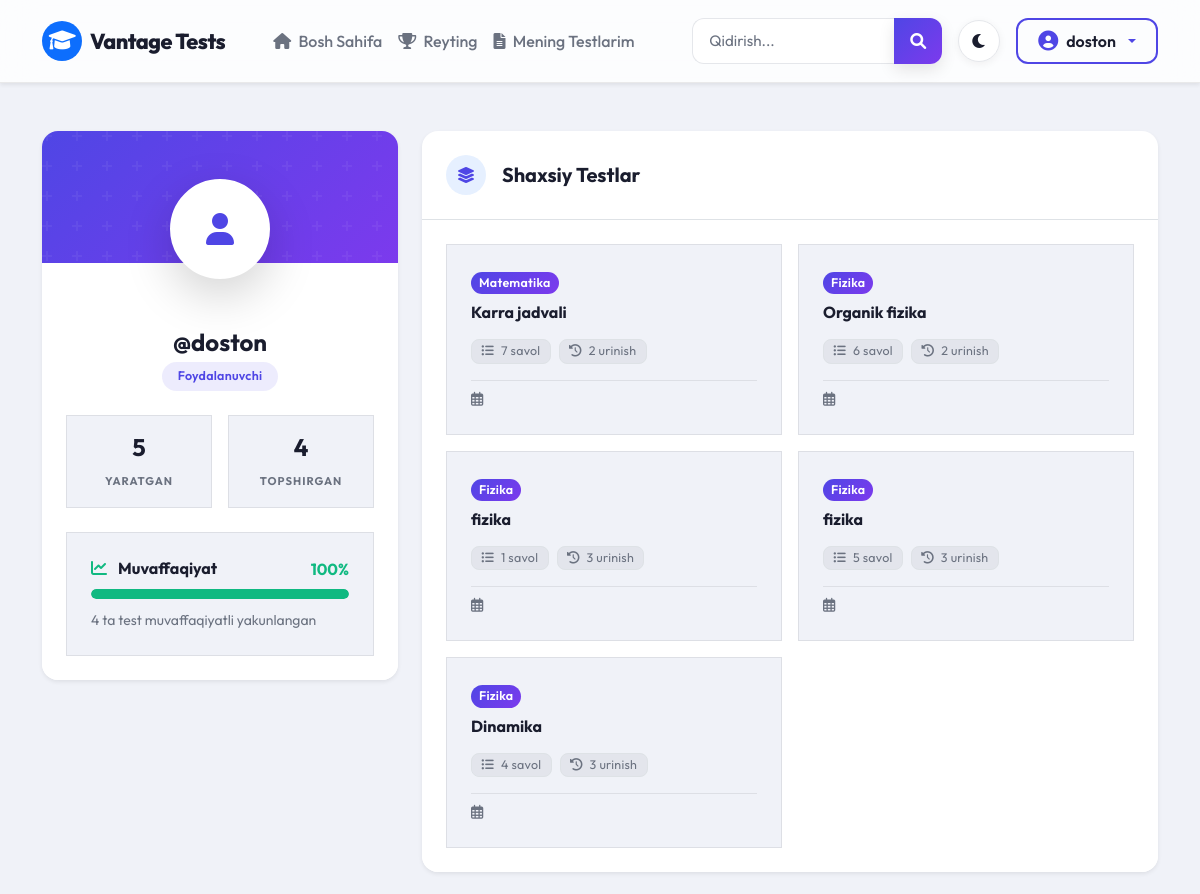
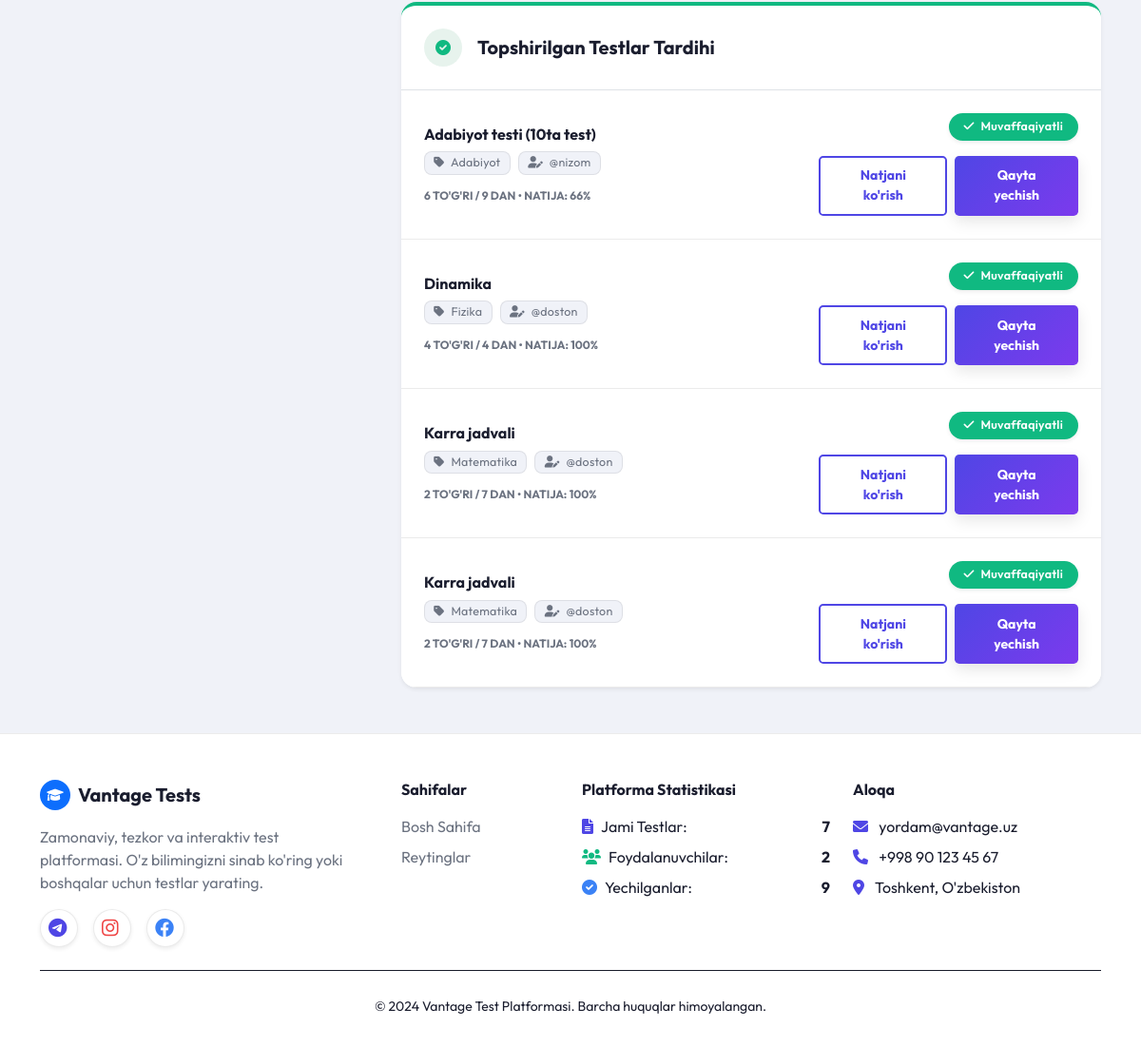
The app's page /profile/doston/ (signed in), older data (2 pictures, top to bottom).
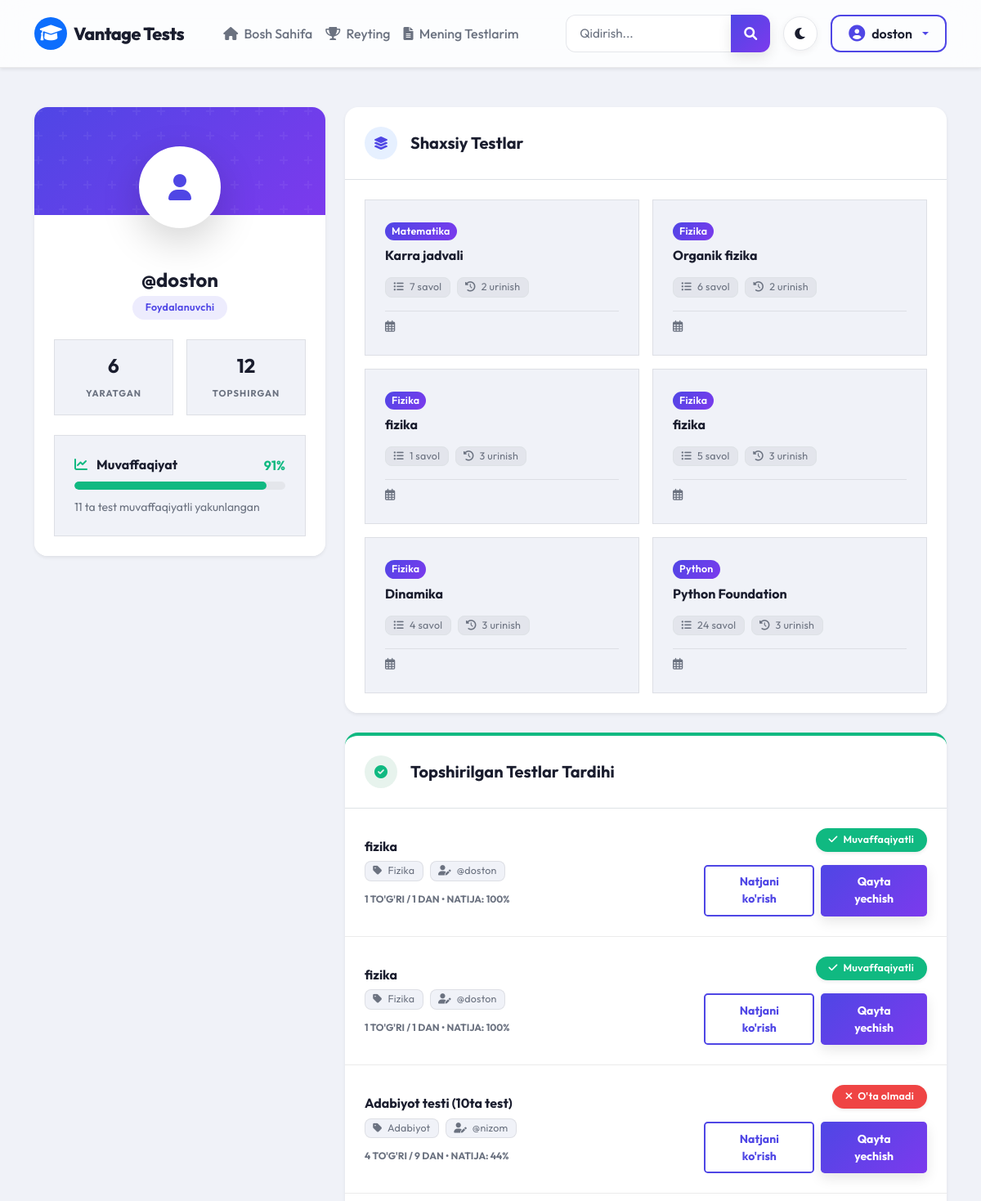
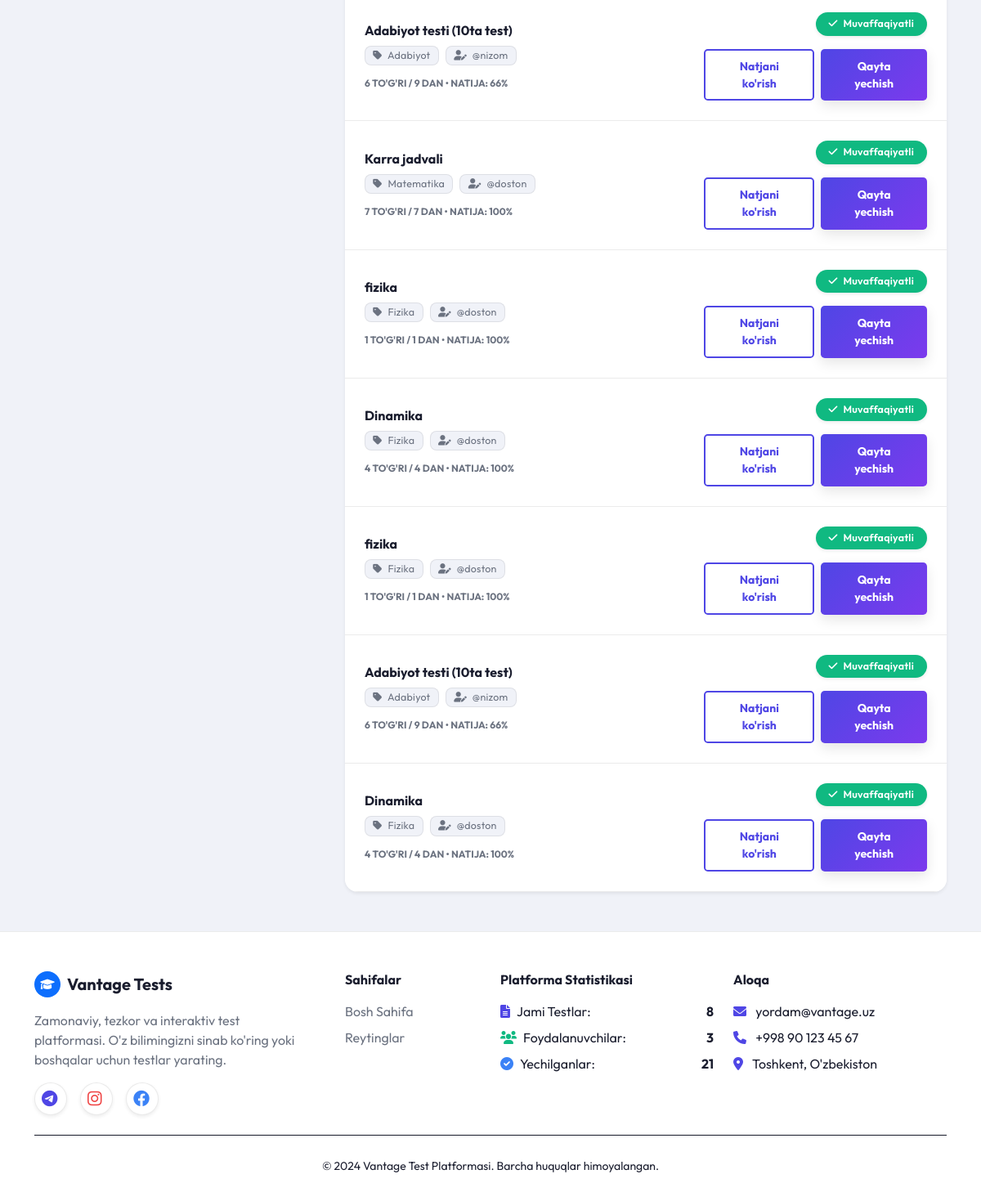
The same page, newer data (2 pictures, top to bottom).
### main/models.py (models this page shows, shortened)
class Test(models.Model):
    author = models.ForeignKey(User, on_delete=models.CASCADE)
    category = models.ForeignKey(Category, on_delete=models.CASCADE)
    title = models.CharField(max_length=200)
    maximum_attempts = models.PositiveBigIntegerField()
    duration = models.PositiveIntegerField(default=20, help_text="Test davomiyligi (daqiqada)")
    pass_percentage = models.PositiveBigIntegerField()

class Category(models.Model):
    name = models.CharField(max_length=100)

class CheckTest(models.Model):
    student = models.ForeignKey(User, on_delete=models.CASCADE)
    test = models.ForeignKey(Test, on_delete=models.CASCADE)
    finded_questions = models.PositiveBigIntegerField(default=0)
    user_passed = models.BooleanField(default=False)
    percentage = models.PositiveBigIntegerField(default=0)
    is_public = models.BooleanField(default=True)
    started_at = models.DateTimeField(auto_now_add=True)
    finished_at = models.DateTimeField(null=True, blank=True)

### main/views.py (the view)
# urls.py: path('profile/<str:username>/', views.profile, name='profile'),
@login_required(login_url='login')
def profile(request, username):
    user = get_object_or_404(User, username=username)
    user_tests = Test.objects.filter(author=user)
    user_checktests = CheckTest.objects.filter(student=user)
    total_tests_created = user_tests.count()
    total_tests_taken = user_checktests.count()
    passed_tests = user_checktests.filter(user_passed=True).count()
    total_tests_count = Test.objects.count()
    active_users_count = User.objects.filter(is_active=True).count()
    completed_tests_count = CheckTest.objects.count()
    context = {
        'profile_user': user,
        'user_tests': user_tests,
        'user_checktests': user_checktests.order_by('-id')[:10],
        'total_tests_created': total_tests_created,
        'total_tests_taken': total_tests_taken,
        'passed_tests': passed_tests,
        'success_rate': (passed_tests * 100 // total_tests_taken) if total_tests_taken > 0 else 0,
        'total_tests_count': total_tests_count,
        'active_users_count': active_users_count,
        'completed_tests_count': completed_tests_count,
    }
    return render(request, 'profile.html', context)

### main/context_processors.py (called while the page is built)
def footer_stats(request):
    try:
        total_tests_count = Test.objects.count()
    except Exception:
        total_tests_count = 0
    try:
        active_users_count = User.objects.filter(is_active=True).count()
    except Exception:
        active_users_count = 0
    try:
        completed_tests_count = CheckTest.objects.count()
    except Exception:
        completed_tests_count = 0
    return {
        'total_tests_count': total_tests_count,
        'active_users_count': active_users_count,
        'completed_tests_count': completed_tests_count,
    }

### templates/profile.html (shortened to what the changed rows need)
{% extends "base.html" %}
{% block content %}
<div class="container py-4">
    <div class="row g-4">
        <div class="col-lg-4">
            <div class="card border-0 shadow-sm rounded-4 overflow-hidden mb-4 bg-card">
                <div class="card-body text-center pt-5 mt-3">
                    <div class="row g-3 mb-4">
                        <div class="col-6">
                            <div class="p-3 border rounded-4" style="border-color: var(--border) !important; background: var(--bg-main);">
                                <h4 class="fw-bold text-main mb-1">{{ total_tests_created }}</h4>
                                <small class="text-muted fw-bold text-uppercase" style="font-size: 0.7rem; letter-spacing: 1px;">Yaratgan</small>
                            </div>
                        </div>
                        <div class="col-6">
                            <div class="p-3 border rounded-4" style="border-color: var(--border) !important; background: var(--bg-main);">
                                <h4 class="fw-bold text-main mb-1">{{ total_tests_taken }}</h4>
                                <small class="text-muted fw-bold text-uppercase" style="font-size: 0.7rem; letter-spacing: 1px;">Topshirgan</small>
                            </div>
                        </div>
                    </div>
                    <div class="p-4 border rounded-4 text-start" style="border-color: var(--border) !important; background: var(--bg-main);">
                        <div class="d-flex justify-content-between align-items-center mb-2">
                            <h6 class="fw-bold mb-0 text-main"><i class="fas fa-chart-line text-success me-2"></i> Muvaffaqiyat</h6>
                            <span class="fw-bold text-success">{{ success_rate }}%</span>
                        </div>
                        <div class="progress mb-2" style="height: 10px; border-radius: 10px; background: rgba(0,0,0,0.05);">
                            <div class="progress-bar bg-success" role="progressbar" style="width: {{ success_rate }}%; border-radius: 10px;" aria-valuenow="{{ success_rate }}" aria-valuemin="0" aria-valuemax="100"></div>
                        </div>
                        <small class="text-muted">{{ passed_tests }} ta test muvaffaqiyatli yakunlangan</small>
                    </div>
                </div>
            </div>
        </div>
        <div class="col-lg-8">
            <div class="card border-0 shadow-sm rounded-4 overflow-hidden mb-4 bg-card">
                <div class="card-body p-4">
                    {% if user_tests %}
                        <div class="row g-3">
                            {% for test in user_tests %}
                            <div class="col-md-6">
                                <div class="p-4 border rounded-4 h-100 position-relative hover-card" style="border-color: var(--border) !important; background: var(--bg-main); transition: all 0.3s;">
                                    <span class="badge bg-primary rounded-pill mb-2 px-2">{{ test.category.name }}</span>
                                    <h6 class="fw-bold mb-3"><a href="{% url 'ready_to_test' test.id %}" class="text-decoration-none text-main stretched-link">{{ test.title }}</a></h6>
                                    <div class="d-flex flex-wrap gap-2 mb-3">
                                        <span class="badge bg-secondary bg-opacity-10 text-secondary border fw-normal"><i class="fas fa-list-ul me-1"></i> {{ test.question_set.count }} savol</span>
                                        <span class="badge bg-secondary bg-opacity-10 text-secondary border fw-normal"><i class="fas fa-history me-1"></i> {{ test.maximum_attempts }} urinish</span>
                                    </div>
                                    <small class="text-muted d-block mt-auto border-top pt-2" style="border-color: var(--border) !important;">
                                        <i class="far fa-calendar-alt me-1"></i> {{ test.start_date|date:"d.m.Y" }}
                                    </small>
                                </div>
                            </div>
                            {% endfor %}
                        </div>
                    {% else %}
                        <div class="text-center py-4">
                            <i class="fas fa-file-alt text-muted fa-3x mb-3 opacity-25"></i>
                            <p class="text-muted mb-0 fw-bold">Hech qanday test yaratilmagan</p>
                        </div>
                    {% endif %}
                </div>
            </div>
            <div class="card border-0 shadow-sm rounded-4 overflow-hidden bg-card border-top border-4" style="border-top-color: var(--success) !important;">
                <div class="card-body p-0">
                    {% if user_checktests %}
                        <div class="list-group list-group-flush border-0">
                            {% for checktest in user_checktests %}
                            <div class="list-group-item bg-transparent p-4 border-bottom" style="border-color: var(--border) !important;">
                                <div class="row align-items-center">
                                    <div class="col-md-7 mb-3 mb-md-0">
                                        <h6 class="fw-bold mb-2">
                                            {{ checktest.test.title }}
                                        </h6>
                                        <div class="d-flex align-items-center gap-2 mb-2">
                                            <span class="badge bg-light text-muted fw-normal"><i class="fas fa-tag me-1"></i> {{ checktest.test.category.name }}</span>
                                            <span class="badge bg-light text-muted fw-normal"><i class="fas fa-user-edit me-1"></i> @{{ checktest.test.author.username }}</span>
                                        </div>
                                        <small class="text-muted fw-bold text-uppercase" style="font-size: 0.75rem;">
                                            {{ checktest.finded_questions }} to'g'ri / {{ checktest.test.question_set.count }} dan &bull; Natija: {{ checktest.percentage }}%
                                        </small>
                                    </div>
                                    <div class="col-md-5 text-md-end">
                                        <div class="mb-3">
                                            {% if checktest.user_passed %}
                                                <span class="badge bg-success px-3 py-2 rounded-pill shadow-sm"><i class="fas fa-check me-1"></i> Muvaffaqiyatli</span>
                                            {% else %}
                                                <span class="badge bg-danger px-3 py-2 rounded-pill shadow-sm"><i class="fas fa-times me-1"></i> O'ta olmadi</span>
                                            {% endif %}
                                        </div>
                                        <div class="d-flex gap-2 justify-content-md-end">
                                            <a href="{% url 'test_result' checktest.id %}" class="btn btn-sm btn-outline-primary rounded-3 fw-bold">Natjani ko'rish</a>
                                            <a href="{% url 'ready_to_test' checktest.test.id %}" class="btn btn-sm btn-primary rounded-3 fw-bold">Qayta yechish</a>
                                        </div>
                                    </div>
                                </div>
                            </div>
                            {% endfor %}
                        </div>
                    {% else %}
                        <div class="text-center py-5">
                            <i class="fas fa-history text-muted fa-3x mb-3 opacity-25"></i>
                            <p class="text-muted mb-0 fw-bold">Hozircha topshirilgan testlar yo'q</p>
                        </div>
                    {% endif %}
                </div>
            </div>
        </div>
    </div>
</div>
{% endblock content %}

### templates/base.html (shortened to what the changed rows need)
{% load static %}
<!DOCTYPE html>
<html lang="uz">
<head>
    <link href="https://cdn.jsdelivr.net/npm/bootstrap@5.1.3/dist/css/bootstrap.min.css" rel="stylesheet">
    <link href="https://cdnjs.cloudflare.com/ajax/libs/font-awesome/6.0.0/css/all.min.css" rel="stylesheet">
    <link rel="stylesheet" type="text/css" href="{% static 'style.css' %}">
</head>
<body>
    <main class="flex-grow-1 py-4">
        {% block content %}
        {% endblock content %}
    </main>
    <footer class="premium-footer">
        <div class="container">
            <div class="row gy-4">
                <div class="col-lg-3 col-md-6">
                    <ul class="list-unstyled text-muted">
                        <li class="mb-2 d-flex align-items-center">
                            <i class="fas fa-file-alt text-primary me-2"></i> Jami Testlar: <strong class="ms-auto text-main">{{ total_tests_count|default:"0" }}</strong>
                        </li>
                        <li class="mb-2 d-flex align-items-center">
                            <i class="fas fa-users text-success me-2"></i> Foydalanuvchilar: <strong class="ms-auto text-main">{{ active_users_count|default:"0" }}</strong>
                        </li>
                        <li class="mb-2 d-flex align-items-center">
                            <i class="fas fa-check-circle text-info me-2"></i> Yechilganlar: <strong class="ms-auto text-main">{{ completed_tests_count|default:"0" }}</strong>
                        </li>
                    </ul>
                </div>
            </div>
        </div>
    </footer>
</body>
</html>

Row changes from the older to the newer data that the page shows:
no longer on this page (row edited): CheckTest: test "Karra jadvali", test.category.name "Matematika", test.author.username "doston", finded_questions "2", test.question_set.count "7", percentage "100", user_passed True (drawn)
no longer on this page (row edited): CheckTest: test "Karra jadvali", test.category.name "Matematika", test.author.username "doston", finded_questions "2", test.question_set.count "7", percentage "100", user_passed True (drawn)
added Test: category.name "Python", title "Python Foundation", question_set.count "24", maximum_attempts "3"
added CheckTest: test "fizika", test.category.name "Fizika", test.author.username "doston", finded_questions "1", test.question_set.count "1", percentage "100", user_passed True (drawn)
added CheckTest: test "fizika", test.category.name "Fizika", test.author.username "doston", finded_questions "1", test.question_set.count "1", percentage "100", user_passed True (drawn)
added CheckTest: test "Adabiyot testi (10ta test)", test.category.name "Adabiyot", test.author.username "nizom", finded_questions "4", test.question_set.count "9", percentage "44", user_passed False (drawn)
added CheckTest: test "Adabiyot testi (10ta test)", test.category.name "Adabiyot", test.author.username "nizom", finded_questions "6", test.question_set.count "9", percentage "66", user_passed True (drawn)
added CheckTest: test "Karra jadvali", test.category.name "Matematika", test.author.username "doston", finded_questions "7", test.question_set.count "7", percentage "100", user_passed True (drawn)
added CheckTest: test "fizika", test.category.name "Fizika", test.author.username "doston", finded_questions "1", test.question_set.count "1", percentage "100", user_passed True (drawn)
added CheckTest: test "Dinamika", test.category.name "Fizika", test.author.username "doston", finded_questions "4", test.question_set.count "4", percentage "100", user_passed True (drawn)
added CheckTest: test "fizika", test.category.name "Fizika", test.author.username "doston", finded_questions "1", test.question_set.count "1", percentage "100", user_passed True (drawn)
Text that changed along with them:
{{ total_tests_created }}: "5" → "6"
{{ total_tests_taken }}: "4" → "12"
{{ success_rate }}: "100" → "91"
{{ success_rate }}: 100 → 91 (drawn)
{{ passed_tests }}: "4" → "11"
{{ total_tests_count|default:"0" }}: "7" → "8"
{{ active_users_count|default:"0" }}: "2" → "3"
{{ completed_tests_count|default:"0" }}: "9" → "21"
